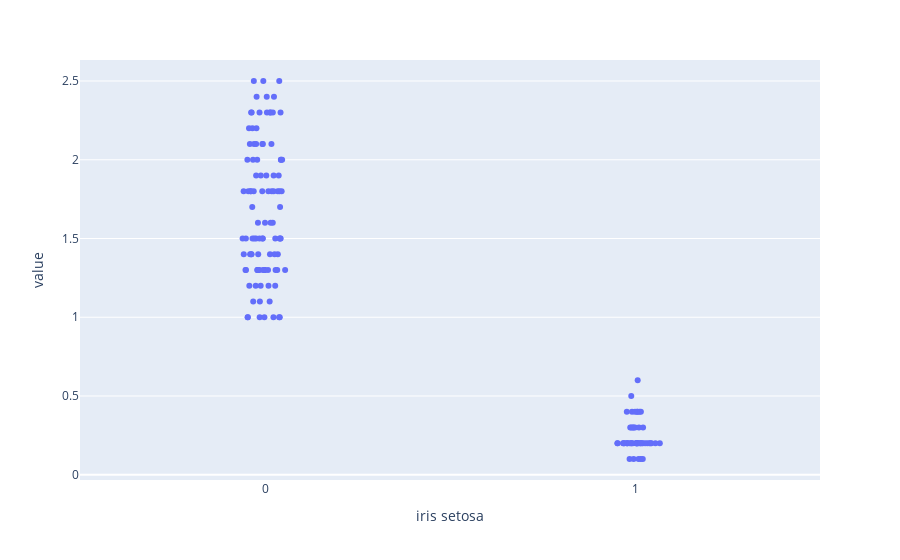

Source (notebook cell):
### Code cell
fig = px.strip(df,
               x='iris setosa',
               y=['petal width'])
fig.show()

### Figure 1 — Plotly figure (JSON) as saved in the notebook; plotly's stock layout.template omitted (floating-point values rounded to 4 significant figures; data arrays with more than 128 entries replaced by an {"elided": "..."} marker saying what was removed)
{"data": [{"alignmentgroup": "True", "boxpoints": "all", "fillcolor": "rgba(255,255,255,0)", "hoveron": "points", "hovertemplate": "iris setosa=%{x}<br>value=%{y}<extra></extra>", "legendgroup": "", "line": {"color": "rgba(255,255,255,0)"}, "marker": {"color": "#636efa"}, "name": "", "offsetgroup": "", "orientation": "v", "pointpos": 0, "showlegend": false, "type": "box", "x": {"elided": "150 int values"}, "x0": " ", "xaxis": "x", "y": {"elided": "150 float values"}, "y0": " ", "yaxis": "y"}], "layout": {"autosize": true, "boxmode": "group", "legend": {"tracegroupgap": 0}, "margin": {"t": 60}, "xaxis": {"anchor": "y", "autorange": true, "domain": [0, 1], "range": [-0.5, 1.5], "title": {"text": "iris setosa"}, "type": "linear"}, "yaxis": {"anchor": "x", "autorange": true, "domain": [0, 1], "range": [-0.03333, 2.633], "title": {"text": "value"}, "type": "linear"}}}
